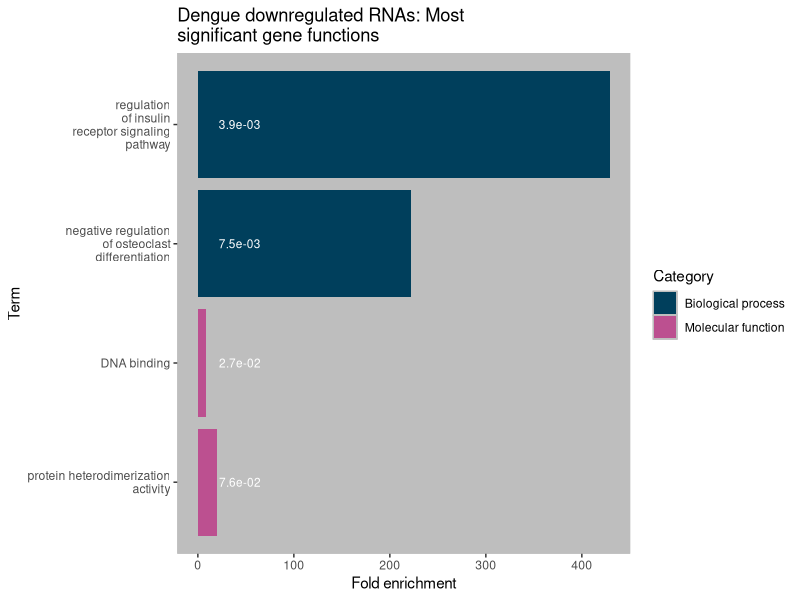
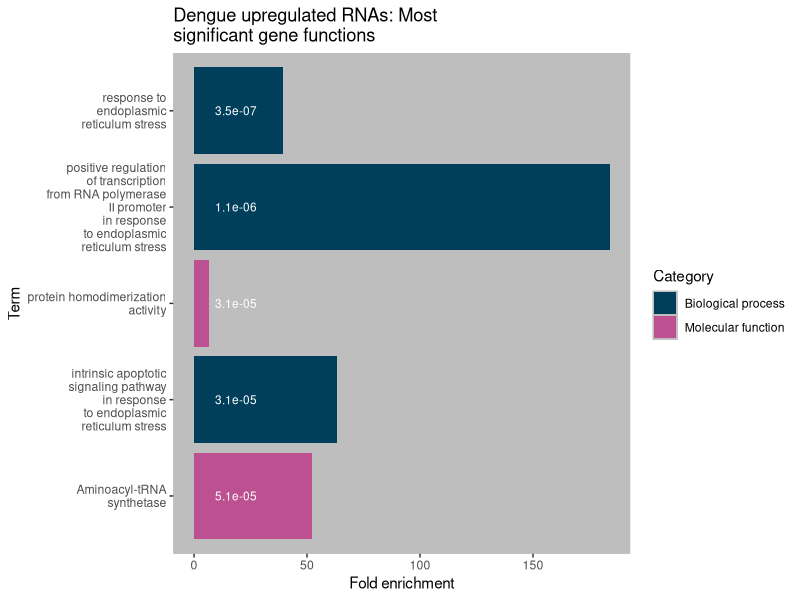
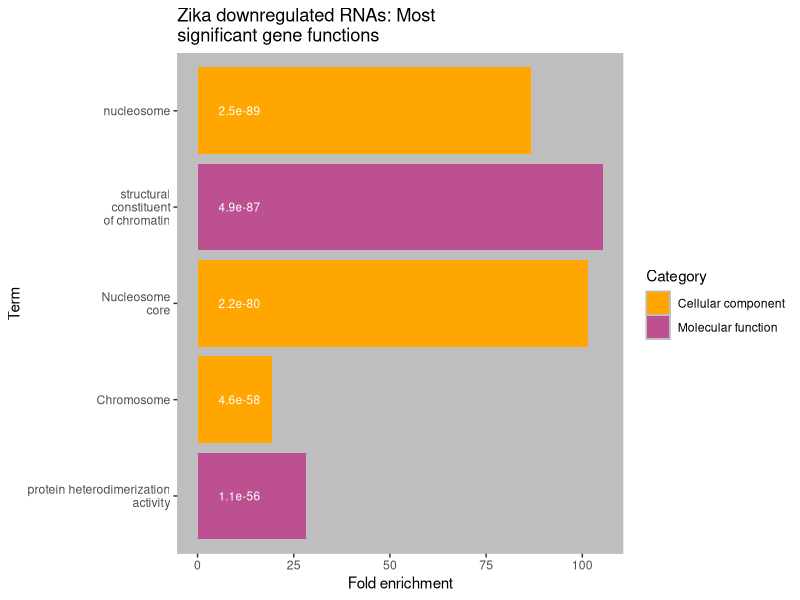
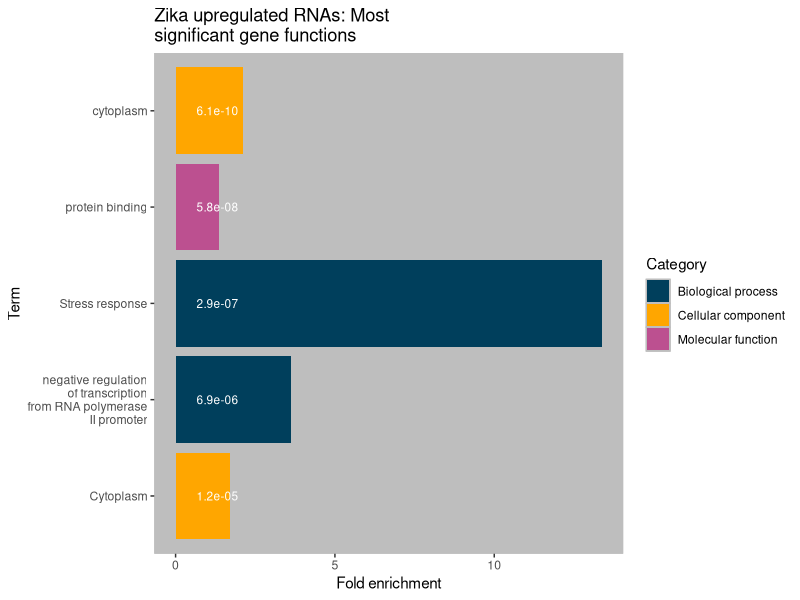
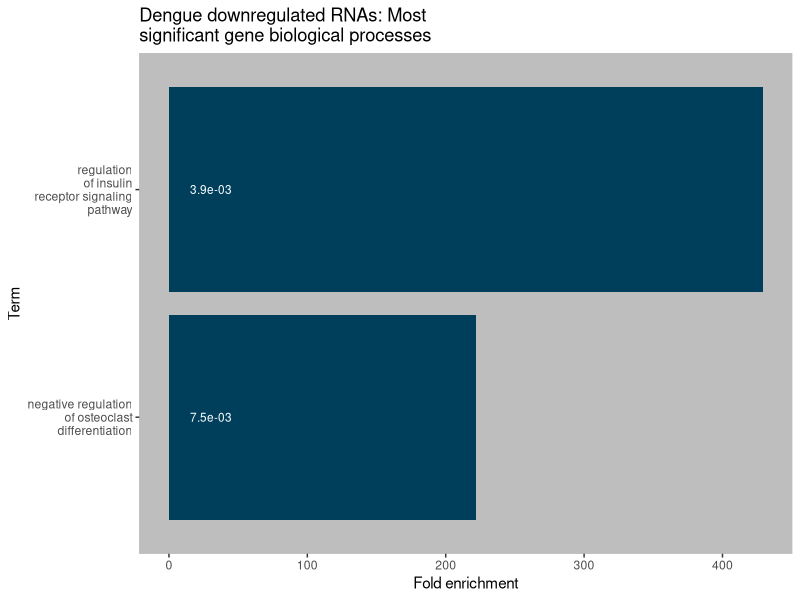
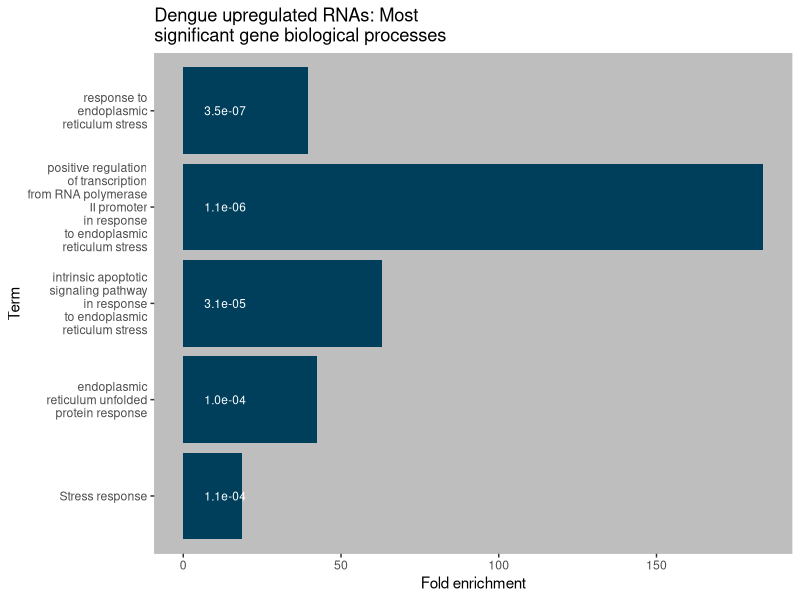
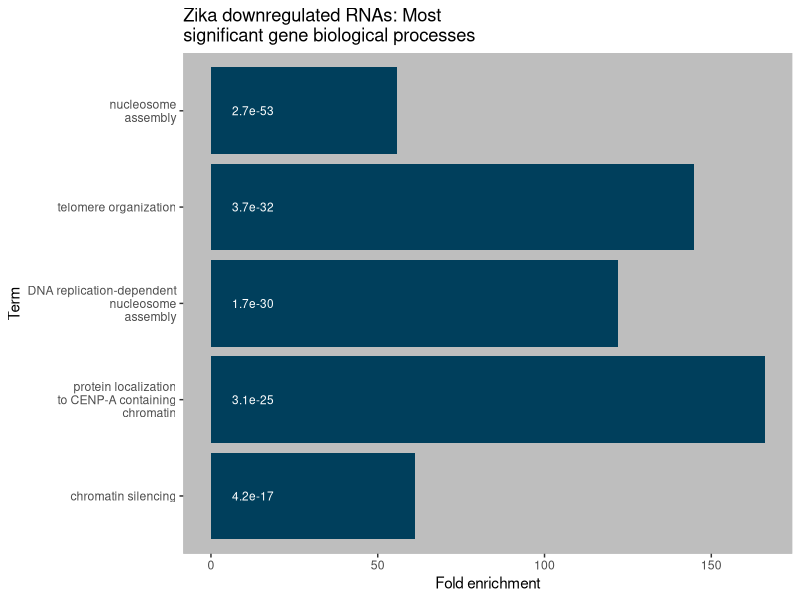
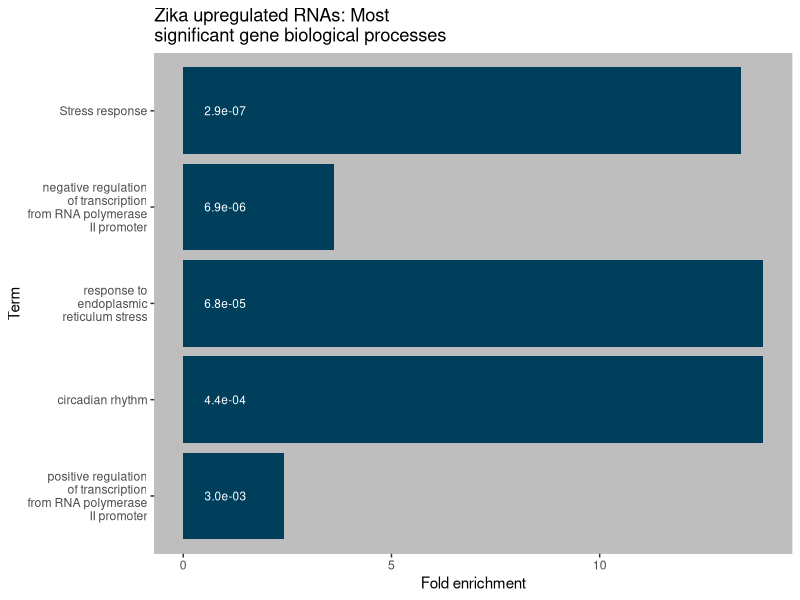

These charts were generated, in order, by the following R code:
library(ggplot2)

DENV_downreg_df <- subset(read.csv("./gene-ontology/DENV_infected_downreg_gene_names_FACh.txt", sep="\t"), (grepl("GOTERM", Category, fixed = TRUE ) | grepl("UP_KW", Category, fixed = TRUE)) & !grepl("PTM", Category, fixed = TRUE))

DENV_downreg_df <- DENV_downreg_df[order(DENV_downreg_df$PValue),]

for(n in 1:nrow(DENV_downreg_df)){
    DENV_downreg_df[n, "Term"] = gsub("(.{10,}?)\\s", "\\1\n", sub(".*:", "", sub(".*~","",DENV_downreg_df[n, "Term"])))
    DENV_downreg_df[n, "Category"] = switch(
        DENV_downreg_df[n, "Category"],
        "GOTERM_BP_DIRECT" = "Biological process",
        "GOTERM_MF_DIRECT" = "Molecular function",
        "KEGG_PATHWAY" = "KEGG pathway",
        "GOTERM_CC_DIRECT" = "Cellular component",
        "UP_SEQ_FEATURE" = "UniProt sequence feature",
        "UP_KW_BIOLOGICAL_PROCESS" = "Biological process",
        "UP_KW_CELLULAR_COMPONENT" = "Cellular component",
        "UP_KW_MOLECULAR_FUNCTION" = "Molecular function",
        DENV_downreg_df[n, "Category"]
    )
}

ggplot(DENV_downreg_df[1:min(5, nrow(DENV_downreg_df)),], aes(x = reorder(Term, -1*PValue), y = Fold.Enrichment, fill = Category)) +
    geom_bar(stat = "identity") +
    labs(
        legend = "Category",
        x = "Term",
        y = "Fold enrichment",
        title = "Dengue downregulated RNAs: Most\nsignificant gene functions"
    ) +
    scale_fill_manual(values=c("#003f5c",
                                "#bc5090",
                                "#ffa600")) +
  geom_text(mapping = aes(label = formatC(PValue, format = "e", digits = 1), y = PValue, 
            hjust = -0.5), size = 3, color = "white") +
  theme(panel.background = element_rect(fill = "grey",
                                colour = "grey"),
          panel.border = element_blank(),
          panel.grid.major = element_blank(),
          panel.grid.minor = element_blank()) +
  coord_flip()

DENV_upreg_df <- subset(read.csv("./gene-ontology/DENV_infected_upreg_gene_names_FACh.txt", sep="\t"), (grepl("GOTERM", Category, fixed = TRUE ) | grepl("UP_KW", Category, fixed = TRUE)) & !grepl("PTM", Category, fixed = TRUE))

DENV_upreg_df <- DENV_upreg_df[order(DENV_upreg_df$PValue),]

for(n in 1:nrow(DENV_upreg_df)){
    DENV_upreg_df[n, "Term"] = gsub("(.{10,}?)\\s", "\\1\n", sub(".*:", "", sub(".*~","",DENV_upreg_df[n, "Term"])))
    DENV_upreg_df[n, "Category"] = switch(
        DENV_upreg_df[n, "Category"],
        "GOTERM_BP_DIRECT" = "Biological process",
        "GOTERM_MF_DIRECT" = "Molecular function",
        "KEGG_PATHWAY" = "KEGG pathway",
        "GOTERM_CC_DIRECT" = "Cellular component",
        "UP_SEQ_FEATURE" = "UniProt sequence feature",
        "UP_KW_BIOLOGICAL_PROCESS" = "Biological process",
        "UP_KW_CELLULAR_COMPONENT" = "Cellular component",
        "UP_KW_MOLECULAR_FUNCTION" = "Molecular function",
        DENV_upreg_df[n, "Category"]
    )
}

ggplot(DENV_upreg_df[1:min(5, nrow(DENV_upreg_df)),], aes(x = reorder(Term, -1*PValue), y = Fold.Enrichment, fill = Category)) +
    geom_bar(stat = "identity") +
    coord_flip() +
    labs(
        legend = "Category",
        x = "Term",
        y = "Fold enrichment",
        title = "Dengue upregulated RNAs: Most\nsignificant gene functions"
    ) +
    scale_fill_manual(values=c("#003f5c",
                                "#bc5090",
                                "#ffa600")) +
  geom_text(mapping = aes(label = formatC(PValue, format = "e", digits = 1), y = PValue, 
            hjust = -0.5), size = 3, color = "white") +
  theme(panel.background = element_rect(fill = "grey",
                                colour = "grey"),
          panel.border = element_blank(),
          panel.grid.major = element_blank(),
          panel.grid.minor = element_blank())
            

ZIKV_downreg_df <- subset(read.csv("./gene-ontology/ZIKV_infected_downreg_gene_names_FACh.txt", sep="\t"), (grepl("GOTERM", Category, fixed = TRUE ) | grepl("UP_KW", Category, fixed = TRUE)) & !grepl("PTM", Category, fixed = TRUE))

ZIKV_downreg_df <- ZIKV_downreg_df[order(ZIKV_downreg_df$PValue),]

for(n in 1:nrow(ZIKV_downreg_df)){
    ZIKV_downreg_df[n, "Term"] = gsub("(.{10,}?)\\s", "\\1\n", sub(".*:", "", sub(".*~","",ZIKV_downreg_df[n, "Term"])))
    ZIKV_downreg_df[n, "Category"] = switch(
        ZIKV_downreg_df[n, "Category"],
        "GOTERM_BP_DIRECT" = "Biological process",
        "GOTERM_MF_DIRECT" = "Molecular function",
        "KEGG_PATHWAY" = "KEGG pathway",
        "GOTERM_CC_DIRECT" = "Cellular component",
        "UP_SEQ_FEATURE" = "UniProt sequence feature",
        "UP_KW_BIOLOGICAL_PROCESS" = "Biological process",
        "UP_KW_CELLULAR_COMPONENT" = "Cellular component",
        "UP_KW_MOLECULAR_FUNCTION" = "Molecular function",
        ZIKV_downreg_df[n, "Category"]
    )
}

ggplot(ZIKV_downreg_df[1:min(5, nrow(ZIKV_downreg_df)),], aes(x = reorder(Term, -1*PValue), y = Fold.Enrichment, fill = Category)) +
    geom_bar(stat = "identity") +
    coord_flip() +
    labs(
        legend = "Category",
        x = "Term",
        y = "Fold enrichment",
        title = "Zika downregulated RNAs: Most\nsignificant gene functions"
    ) +
    scale_fill_manual(values=c("#ffa600",
                                "#bc5090"))  +
  geom_text(mapping = aes(label = formatC(PValue, format = "e", digits = 1), y = PValue, 
            hjust = -0.5), size = 3, color = "white") +
  theme(panel.background = element_rect(fill = "grey",
                                colour = "grey"),
          panel.border = element_blank(),
          panel.grid.major = element_blank(),
          panel.grid.minor = element_blank())

ZIKV_upreg_df <- subset(read.csv("./gene-ontology/ZIKV_infected_upreg_gene_names_FACh.txt", sep="\t"), (grepl("GOTERM", Category, fixed = TRUE ) | grepl("UP_KW", Category, fixed = TRUE)) & !grepl("PTM", Category, fixed = TRUE))

ZIKV_upreg_df <- ZIKV_upreg_df[order(ZIKV_upreg_df$PValue),]

for(n in 1:nrow(ZIKV_upreg_df)){
    ZIKV_upreg_df[n, "Term"] = gsub("(.{10,}?)\\s", "\\1\n", sub(".*:", "", sub(".*~","",ZIKV_upreg_df[n, "Term"])))
    ZIKV_upreg_df[n, "Category"] = switch(
        ZIKV_upreg_df[n, "Category"],
        "GOTERM_BP_DIRECT" = "Biological process",
        "GOTERM_MF_DIRECT" = "Molecular function",
        "KEGG_PATHWAY" = "KEGG pathway",
        "GOTERM_CC_DIRECT" = "Cellular component",
        "UP_SEQ_FEATURE" = "UniProt sequence feature",
        "UP_KW_BIOLOGICAL_PROCESS" = "Biological process",
        "UP_KW_CELLULAR_COMPONENT" = "Cellular component",
        "UP_KW_MOLECULAR_FUNCTION" = "Molecular function",
        ZIKV_upreg_df[n, "Category"]
    )
}

ggplot(ZIKV_upreg_df[1:min(5, nrow(ZIKV_upreg_df)),], aes(x = reorder(Term, -1*PValue), y = Fold.Enrichment, fill = Category)) +
    geom_bar(stat = "identity") +
    coord_flip() +
    labs(
        legend = "Category",
        x = "Term",
        y = "Fold enrichment",
        title = "Zika upregulated RNAs: Most\nsignificant gene functions"
    ) +
    scale_fill_manual(values=c("#003f5c",
                                "#ffa600",
                                "#bc5090"))  +
  geom_text(mapping = aes(label = formatC(PValue, format = "e", digits = 1), y = PValue, 
            hjust = -0.5), size = 3, color = "white") +
  theme(panel.background = element_rect(fill = "grey",
                                colour = "grey"),
          panel.border = element_blank(),
          panel.grid.major = element_blank(),
          panel.grid.minor = element_blank())

# ~~~~~~~~ BP ONLY ~~~~~~~~

DENV_downreg_df <- subset(read.csv("./gene-ontology/DENV_infected_downreg_gene_names_FACh.txt", sep="\t"), (grepl("GOTERM", Category, fixed = TRUE ) | grepl("UP_KW", Category, fixed = TRUE)) & (grepl("BP", Category, fixed = TRUE ) | grepl("BIOLOGICAL_PROCESS", Category, fixed = TRUE)))

DENV_upreDENV_downreg_dfg_df <- DENV_downreg_df[order(DENV_downreg_df$PValue),]

for(n in 1:nrow(DENV_downreg_df)){
    DENV_downreg_df[n, "Term"] = gsub("(.{10,}?)\\s", "\\1\n", sub(".*:", "", sub(".*~","",DENV_downreg_df[n, "Term"])))
    DENV_downreg_df[n, "Category"] = switch(
        DENV_downreg_df[n, "Category"],
        "GOTERM_BP_DIRECT" = "Biological process",
        "GOTERM_MF_DIRECT" = "Molecular function",
        "KEGG_PATHWAY" = "KEGG pathway",
        "GOTERM_CC_DIRECT" = "Cellular component",
        "UP_SEQ_FEATURE" = "UniProt sequence feature",
        "UP_KW_BIOLOGICAL_PROCESS" = "Biological process",
        "UP_KW_CELLULAR_COMPONENT" = "Cellular component",
        "UP_KW_MOLECULAR_FUNCTION" = "Molecular function",
        DENV_downreg_df[n, "Category"]
    )
}


ggplot(DENV_downreg_df[1:min(5, nrow(DENV_downreg_df)),], aes(x = reorder(Term, -1*PValue), y = Fold.Enrichment)) +
    geom_bar(stat = "identity", fill="#003f5c") +
    coord_flip() +
    labs(
        x = "Term",
        y = "Fold enrichment",
        title = "Dengue downregulated RNAs: Most\nsignificant gene biological processes"
    ) +
  geom_text(mapping = aes(label = formatC(PValue, format = "e", digits = 1), y = PValue, 
            hjust = -0.5), size = 3, color = "white") +
  theme(panel.background = element_rect(fill = "grey",
                                colour = "grey"),
          panel.border = element_blank(),
          panel.grid.major = element_blank(),
          panel.grid.minor = element_blank())

DENV_upreg_df <- subset(read.csv("./gene-ontology/DENV_infected_upreg_gene_names_FACh.txt", sep="\t"), (grepl("GOTERM", Category, fixed = TRUE ) | grepl("UP_KW", Category, fixed = TRUE)) & (grepl("BP", Category, fixed = TRUE ) | grepl("BIOLOGICAL_PROCESS", Category, fixed = TRUE)))

DENV_upreg_df <- DENV_upreg_df[order(DENV_upreg_df$PValue),]

for(n in 1:nrow(DENV_upreg_df)){
    DENV_upreg_df[n, "Term"] = gsub("(.{10,}?)\\s", "\\1\n", sub(".*:", "", sub(".*~","",DENV_upreg_df[n, "Term"])))
    DENV_upreg_df[n, "Category"] = switch(
        DENV_upreg_df[n, "Category"],
        "GOTERM_BP_DIRECT" = "Biological process",
        "GOTERM_MF_DIRECT" = "Molecular function",
        "KEGG_PATHWAY" = "KEGG pathway",
        "GOTERM_CC_DIRECT" = "Cellular component",
        "UP_SEQ_FEATURE" = "UniProt sequence feature",
        "UP_KW_BIOLOGICAL_PROCESS" = "Biological process",
        "UP_KW_CELLULAR_COMPONENT" = "Cellular component",
        "UP_KW_MOLECULAR_FUNCTION" = "Molecular function",
        DENV_upreg_df[n, "Category"]
    )
}

ggplot(DENV_upreg_df[1:min(5, nrow(DENV_upreg_df)),], aes(x = reorder(Term, -1*PValue), y = Fold.Enrichment)) +
    geom_bar(stat = "identity", fill="#003f5c") +
    coord_flip() +
    labs(
        x = "Term",
        y = "Fold enrichment",
        title = "Dengue upregulated RNAs: Most\nsignificant gene biological processes"
    ) +
  geom_text(mapping = aes(label = formatC(PValue, format = "e", digits = 1), y = PValue, 
            hjust = -0.5), size = 3, color = "white") +
  theme(panel.background = element_rect(fill = "grey",
                                colour = "grey"),
          panel.border = element_blank(),
          panel.grid.major = element_blank(),
          panel.grid.minor = element_blank())

ZIKV_downreg_df <- subset(read.csv("./gene-ontology/ZIKV_infected_downreg_gene_names_FACh.txt", sep="\t"), (grepl("GOTERM", Category, fixed = TRUE ) | grepl("UP_KW", Category, fixed = TRUE)) & (grepl("BP", Category, fixed = TRUE ) | grepl("BIOLOGICAL_PROCESS", Category, fixed = TRUE)))

ZIKV_downreg_df <- ZIKV_downreg_df[order(ZIKV_downreg_df$PValue),]

for(n in 1:nrow(ZIKV_downreg_df)){
    ZIKV_downreg_df[n, "Term"] = gsub("(.{10,}?)\\s", "\\1\n", sub(".*:", "", sub(".*~","",ZIKV_downreg_df[n, "Term"])))
    ZIKV_downreg_df[n, "Category"] = switch(
        ZIKV_downreg_df[n, "Category"],
        "GOTERM_BP_DIRECT" = "Biological process",
        "GOTERM_MF_DIRECT" = "Molecular function",
        "KEGG_PATHWAY" = "KEGG pathway",
        "GOTERM_CC_DIRECT" = "Cellular component",
        "UP_SEQ_FEATURE" = "UniProt sequence feature",
        "UP_KW_BIOLOGICAL_PROCESS" = "Biological process",
        "UP_KW_CELLULAR_COMPONENT" = "Cellular component",
        "UP_KW_MOLECULAR_FUNCTION" = "Molecular function",
        ZIKV_downreg_df[n, "Category"]
    )
}

ggplot(ZIKV_downreg_df[1:min(5, nrow(ZIKV_downreg_df)),], aes(x = reorder(Term, -1*PValue), y = Fold.Enrichment)) +
    geom_bar(stat = "identity", fill="#003f5c") +
    coord_flip() +
    labs(
        x = "Term",
        y = "Fold enrichment",
        title = "Zika downregulated RNAs: Most\nsignificant gene biological processes"
    )  +
  geom_text(mapping = aes(label = formatC(PValue, format = "e", digits = 1), y = PValue, 
            hjust = -0.5), size = 3, color = "white") +
  theme(panel.background = element_rect(fill = "grey",
                                colour = "grey"),
          panel.border = element_blank(),
          panel.grid.major = element_blank(),
          panel.grid.minor = element_blank())

ZIKV_upreg_df <- subset(read.csv("./gene-ontology/ZIKV_infected_upreg_gene_names_FACh.txt", sep="\t"), (grepl("GOTERM", Category, fixed = TRUE ) | grepl("UP_KW", Category, fixed = TRUE)) & (grepl("BP", Category, fixed = TRUE ) | grepl("BIOLOGICAL_PROCESS", Category, fixed = TRUE)))

ZIKV_upreg_df <- ZIKV_upreg_df[order(ZIKV_upreg_df$PValue),]

for(n in 1:nrow(ZIKV_upreg_df)){
    ZIKV_upreg_df[n, "Term"] = gsub("(.{10,}?)\\s", "\\1\n", sub(".*:", "", sub(".*~","",ZIKV_upreg_df[n, "Term"])))
    ZIKV_upreg_df[n, "Category"] = switch(
        ZIKV_upreg_df[n, "Category"],
        "GOTERM_BP_DIRECT" = "Biological process",
        "GOTERM_MF_DIRECT" = "Molecular function",
        "KEGG_PATHWAY" = "KEGG pathway",
        "GOTERM_CC_DIRECT" = "Cellular component",
        "UP_SEQ_FEATURE" = "UniProt sequence feature",
        "UP_KW_BIOLOGICAL_PROCESS" = "Biological process",
        "UP_KW_CELLULAR_COMPONENT" = "Cellular component",
        "UP_KW_MOLECULAR_FUNCTION" = "Molecular function",
        ZIKV_upreg_df[n, "Category"]
    )
}

ggplot(ZIKV_upreg_df[1:min(5, nrow(ZIKV_upreg_df)),], aes(x = reorder(Term, -1*PValue), y = Fold.Enrichment)) +
    geom_bar(stat = "identity", fill="#003f5c") +
    coord_flip() +
    labs(
        x = "Term",
        y = "Fold enrichment",
        title = "Zika upregulated RNAs: Most\nsignificant gene biological processes"
    )  +
  geom_text(mapping = aes(label = formatC(PValue, format = "e", digits = 1), y = PValue, 
            hjust = -0.5), size = 3, color = "white") +
  theme(panel.background = element_rect(fill = "grey",
                                colour = "grey"),
          panel.border = element_blank(),
          panel.grid.major = element_blank(),
          panel.grid.minor = element_blank())

# Upregulated genes overlap

dupli_df <- subset(read.csv("./gene-ontology/dupl_genes_fach.txt", sep="\t"), (grepl("GOTERM", Category, fixed = TRUE ) | grepl("UP_KW", Category, fixed = TRUE)) & !grepl("PTM", Category, fixed = TRUE))

dupli_df <- dupli_df[order(dupli_df$PValue),]

for(n in 1:nrow(dupli_df)){
    dupli_df[n, "Term"] = gsub("(.{10,}?)\\s", "\\1\n", sub(".*:", "", sub(".*~","",dupli_df[n, "Term"])))
    dupli_df[n, "Category"] = switch(
        dupli_df[n, "Category"],
        "GOTERM_BP_DIRECT" = "Biological process",
        "GOTERM_MF_DIRECT" = "Molecular function",
        "KEGG_PATHWAY" = "KEGG pathway",
        "GOTERM_CC_DIRECT" = "Cellular component",
        "UP_SEQ_FEATURE" = "UniProt sequence feature",
        "UP_KW_BIOLOGICAL_PROCESS" = "Biological process",
        "UP_KW_CELLULAR_COMPONENT" = "Cellular component",
        "UP_KW_MOLECULAR_FUNCTION" = "Molecular function",
        dupli_df[n, "Category"]
    )
}

ggplot(dupli_df[1:min(5, nrow(dupli_df)),], aes(x = reorder(Term, -1*PValue), y = Fold.Enrichment, fill = Category)) +
    geom_bar(stat = "identity", fill="#003f5c") +
    coord_flip() +
    labs(
        x = "Term",
        y = "Fold enrichment",
        title = "Overlapping upregulated RNAs: Most\nsignificant gene functions"
    )  +
  geom_text(mapping = aes(label = formatC(PValue, format = "e", digits = 1), y = PValue, 
            hjust = -0.5), size = 3, color = "white") +
  theme(panel.background = element_rect(fill = "grey",
                                colour = "grey"),
          panel.border = element_blank(),
          panel.grid.major = element_blank(),
          panel.grid.minor = element_blank())

# ~~~~~~~~ BP ONLY ~~~~~~~~

dupli_df <- subset(read.csv("./gene-ontology/dupl_genes_fach.txt", sep="\t"), (grepl("GOTERM", Category, fixed = TRUE ) | grepl("UP_KW", Category, fixed = TRUE)) & (grepl("BP", Category, fixed = TRUE ) | grepl("BIOLOGICAL_PROCESS", Category, fixed = TRUE)))

dupli_df <- dupli_df[order(dupli_df$PValue),]

for(n in 1:nrow(dupli_df)){
    dupli_df[n, "Term"] = gsub("(.{10,}?)\\s", "\\1\n", sub(".*:", "", sub(".*~","",dupli_df[n, "Term"])))
    dupli_df[n, "Category"] = switch(
        dupli_df[n, "Category"],
        "GOTERM_BP_DIRECT" = "Biological process",
        "GOTERM_MF_DIRECT" = "Molecular function",
        "KEGG_PATHWAY" = "KEGG pathway",
        "GOTERM_CC_DIRECT" = "Cellular component",
        "UP_SEQ_FEATURE" = "UniProt sequence feature",
        "UP_KW_BIOLOGICAL_PROCESS" = "Biological process",
        "UP_KW_CELLULAR_COMPONENT" = "Cellular component",
        "UP_KW_MOLECULAR_FUNCTION" = "Molecular function",
        dupli_df[n, "Category"]
    )
}


ggplot(dupli_df[1:min(5, nrow(dupli_df)),], aes(x = reorder(Term, -1*PValue), y = Fold.Enrichment)) +
  geom_bar(stat = "identity", fill="#003f5c") +
    coord_flip() +
    labs(
        x = "Term",
        y = "Fold enrichment",
        title = "Overlapping upregulated RNAs: Most\nsignificant gene biological processes"
    )  +
  geom_text(mapping = aes(label = formatC(PValue, format = "e", digits = 1), y = PValue, 
            hjust = -0.5), size = 3, color = "white") +
  theme(panel.background = element_rect(fill = "grey",
                                colour = "grey"),
          panel.border = element_blank(),
          panel.grid.major = element_blank(),
          panel.grid.minor = element_blank())

if(file.exists("./Rplots.pdf")){
	file.rename(from="./Rplots.pdf", to="./data-visualization/david-visualization/Rplots.pdf")
}